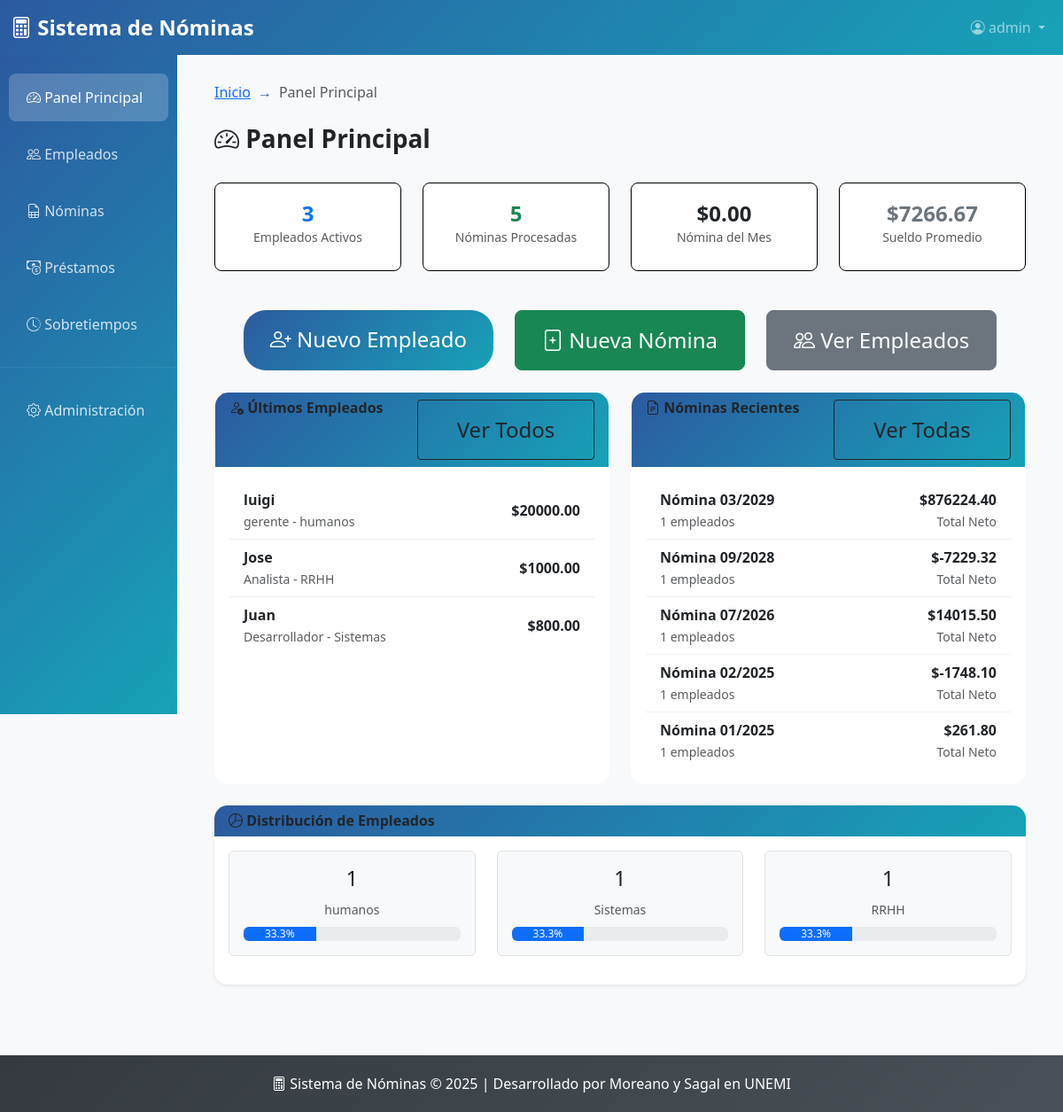
Before: / (signed in) with the older database file.
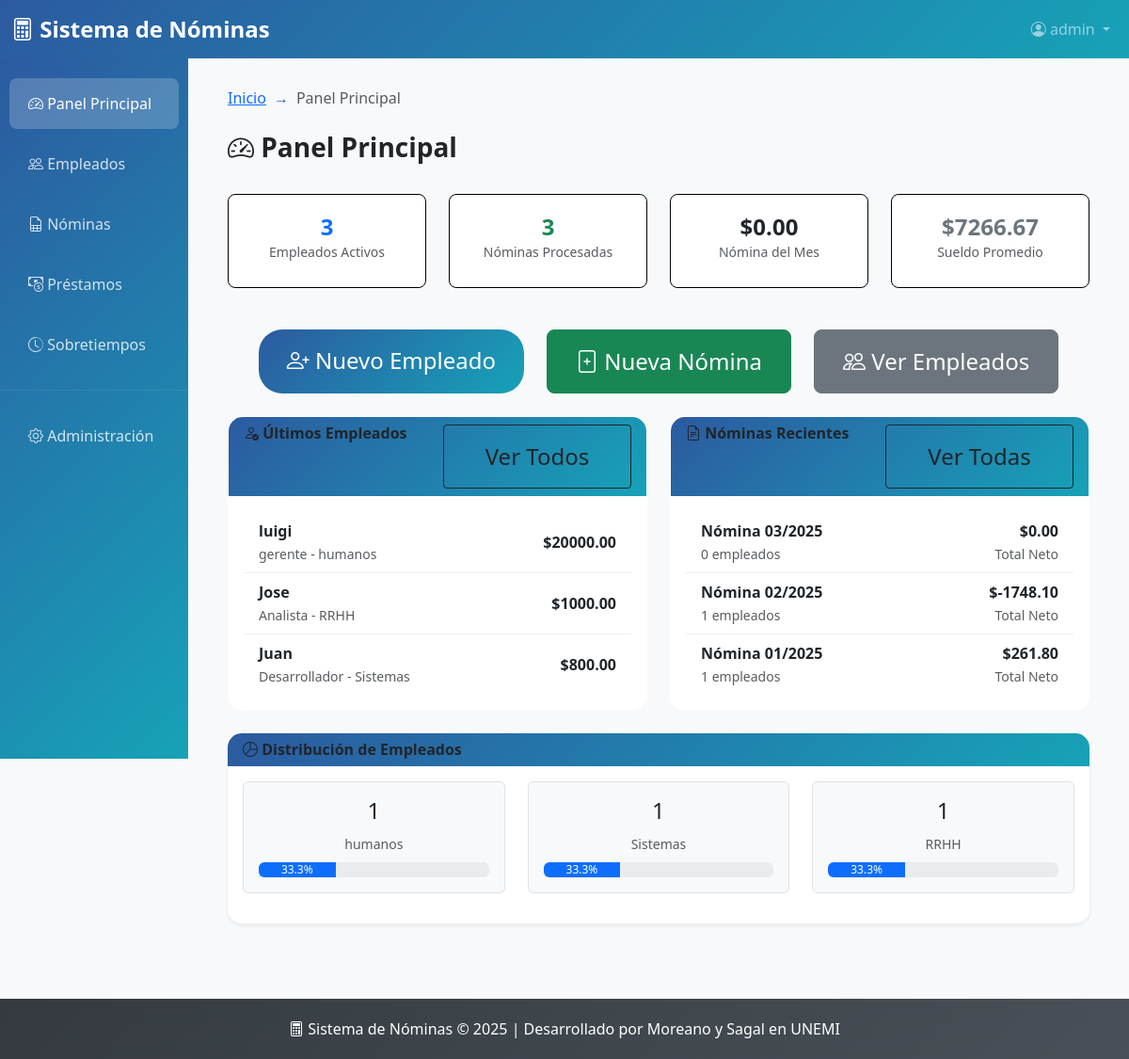
After: the same page with the newer database file.
### nomina/models.py (models this page shows, shortened)
class Empleado(models.Model):
    cedula = models.CharField(max_length=10, unique=True)
    nombre = models.CharField(max_length=200)
    sueldo = models.DecimalField(max_digits=10, decimal_places=2)
    departamento = models.CharField(max_length=100)
    cargo = models.CharField(max_length=100)
    fecha_ingreso = models.DateField(null=True, blank=True)

class Nomina(models.Model):
    aniomes = models.CharField(max_length=6)  # YYYYMM
    tot_ing = models.DecimalField(max_digits=12, decimal_places=2, default=0)
    tot_des = models.DecimalField(max_digits=12, decimal_places=2, default=0)
    neto = models.DecimalField(max_digits=12, decimal_places=2, default=0)
    fecha_generacion = models.DateField(default='2024-01-01')
    descripcion = models.CharField(max_length=200, null=True, blank=True)
    def __str__(self):
        year = self.aniomes[:4]
        month = self.aniomes[4:]
        return f"Nómina {month}/{year}"

### nomina/views.py (the view)
# urls.py: path('', views.DashboardView.as_view(), name='dashboard'),
class DashboardView(LoginRequiredMixin, TitleContextMixin, TemplateView):
    template_name = 'dashboard.html'
    title1 = "Sistema de Nóminas "
    title2 = "Panel Principal"
    def get_context_data(self, **kwargs):
        context = super().get_context_data(**kwargs)
        context['total_empleados'] = Empleado.objects.count()
        context['total_nominas'] = Nomina.objects.count()
        mes_actual = datetime.datetime.now().strftime('%Y%m')
        nomina_mes = Nomina.objects.filter(aniomes=mes_actual).first()
        context['total_nomina_mes'] = nomina_mes.neto if nomina_mes else 0
        context['promedio_sueldo'] = Empleado.objects.aggregate(
            promedio=Avg('sueldo')
        )['promedio'] or 0
        context['ultimos_empleados'] = Empleado.objects.order_by('-id')[:5]
        context['nominas_recientes'] = Nomina.objects.order_by('-aniomes')[:5]
        departamentos_stats = Empleado.objects.values('departamento').annotate(
            total=Count('id')
        ).order_by('-total')
        total_emp = context['total_empleados'] if context['total_empleados'] > 0 else 1
        for dept in departamentos_stats:
            dept['porcentaje'] = (dept['total'] / total_emp) * 100
        context['departamentos_stats'] = departamentos_stats
        return context

### nomina/mixins.py (called while the page is built)
    def get_context_data(self, **kwargs):
        context = super().get_context_data(**kwargs)
        if self.title1:
            context["title1"] = self.title1
        if self.title2:
            context["title2"] = self.title2
        return context

### templates/dashboard.html (shortened to what the changed rows need)
{% extends 'base.html' %}
{% block content %}
<div class="row mb-4">
    <div class="col-12">
        <h1 class="h3 text-dark fw-bold">
            <i class="bi bi-speedometer2"></i> Panel Principal
        </h1>
    </div>
</div>
<div class="row mb-4">
    <div class="col-md-3">
        <div class="stats-card">
            <h4 class="stats-number mb-0 text-success">{{ total_nominas }}</h4>
            <small class="text-muted">Nóminas Procesadas</small>
        </div>
    </div>
</div>
<div class="row">
    <div class="col-md-6 mb-4">
        <div class="card simple-card h-100">
            <div class="card-body">
                {% if ultimos_empleados %}
                    <ul class="list-group list-group-flush">
                        {% for empleado in ultimos_empleados %}
                        <li class="list-group-item d-flex justify-content-between align-items-center">
                            <div>
                                <strong>{{ empleado.nombre }}</strong><br>
                                <small class="text-muted">{{ empleado.cargo }} - {{ empleado.departamento }}</small>
                            </div>
                            <span class="fw-bold text-dark">${{ empleado.sueldo|floatformat:2 }}</span>
                        </li>
                        {% endfor %}
                    </ul>
                {% else %}
                    <p class="text-muted text-center">No hay empleados registrados</p>
                {% endif %}
            </div>
        </div>
    </div>
    <div class="col-md-6 mb-4">
        <div class="card simple-card h-100">
            <div class="card-body">
                {% if nominas_recientes %}
                    <ul class="list-group list-group-flush">
                        {% for nomina in nominas_recientes %}
                        <li class="list-group-item d-flex justify-content-between align-items-center">
                            <div>
                                <strong>{{ nomina }}</strong><br>
                                <small class="text-muted">{{ nomina.nominadetalle_set.count }} empleados</small>
                            </div>
                            <div class="text-end">
                                <span class="fw-bold text-dark">${{ nomina.neto|floatformat:2 }}</span><br>
                                <small class="text-muted">Total Neto</small>
                            </div>
                        </li>
                        {% endfor %}
                    </ul>
                {% else %}
                    <p class="text-muted text-center">No hay nóminas procesadas</p>
                {% endif %}
            </div>
        </div>
    </div>
</div>
<div class="row">
    <div class="col-12">
        <div class="card shadow-sm border-0">
            <div class="card-body">
                {% if departamentos_stats %}
                    <div class="row">
                        {% for dept in departamentos_stats %}
                        <div class="col-md-4 mb-3">
                            <div class="border rounded p-3 text-center bg-light">
                                <h4 class="text-dark">{{ dept.total }}</h4>
                                <small class="text-muted">{{ dept.departamento }}</small>
                                <div class="progress mt-2">
                                    <div class="progress-bar bg-primary" role="progressbar"
                                         style="width: {{ dept.porcentaje }}%"
                                         aria-valuenow="{{ dept.porcentaje }}"
                                         aria-valuemin="0" aria-valuemax="100">
                                         {{ dept.porcentaje|floatformat:1 }}%
                                    </div>
                                </div>
                            </div>
                        </div>
                        {% endfor %}
                    </div>
                {% else %}
                    <p class="text-muted text-center">No hay datos para mostrar</p>
                {% endif %}
            </div>
        </div>
    </div>
</div>
{% endblock %}

Changed rows visible on the page:
removed Nomina: aniomes "Nómina 03/2029", nominadetalle_set.count "1", neto "876224.40"
removed Nomina: aniomes "Nómina 09/2028", nominadetalle_set.count "1", neto "-7229.32"
removed Nomina: aniomes "Nómina 07/2026", nominadetalle_set.count "1", neto "14015.50"
added Nomina: aniomes "Nómina 03/2025", nominadetalle_set.count "0", neto "0.00"
Other visible differences:
{{ total_nominas }}: "5" → "3"
